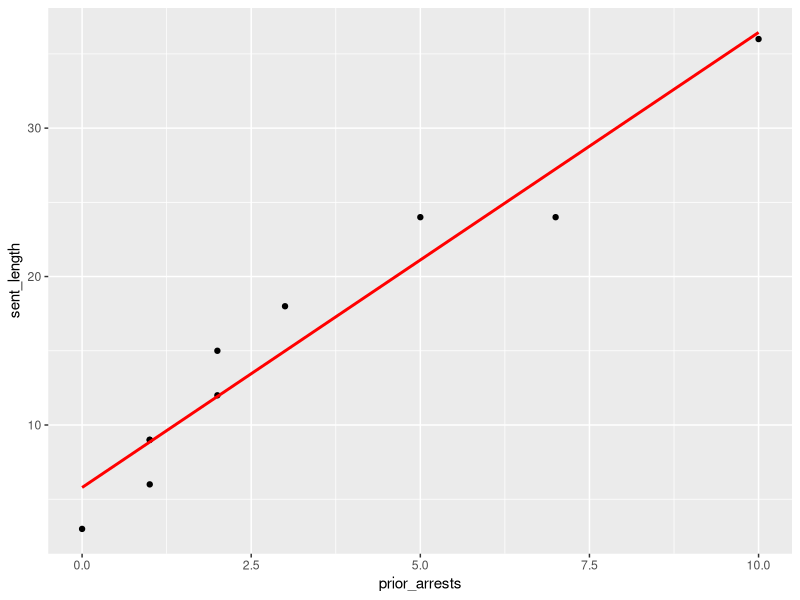
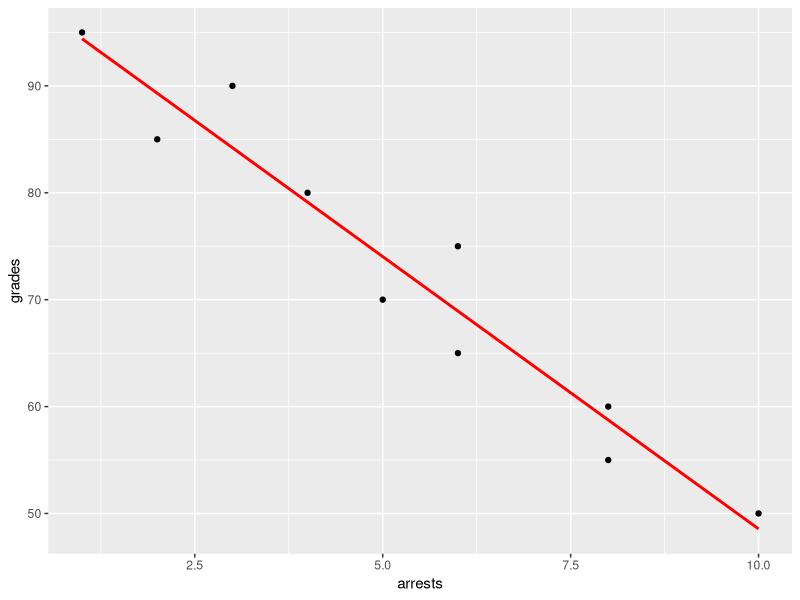
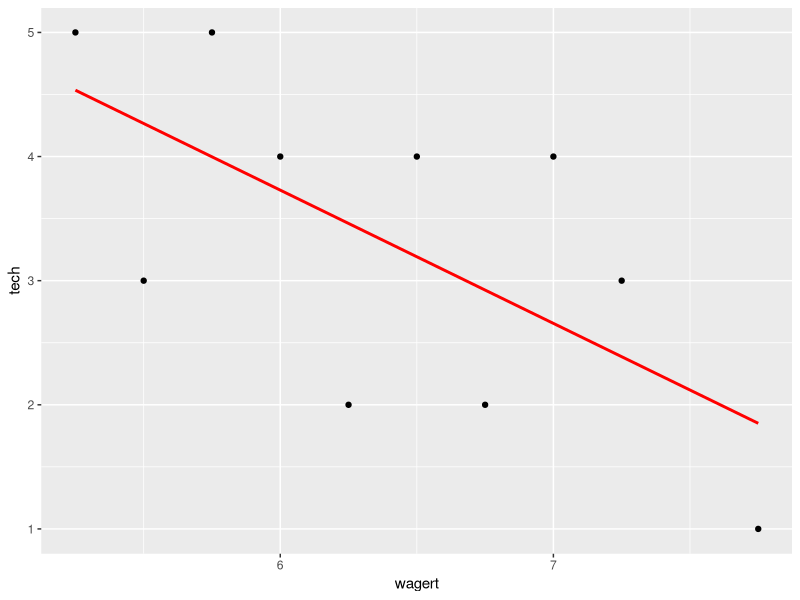

The R script that drew these images, in order:
## ---- chunk 1
knitr::opts_chunk$set(echo = FALSE, message=FALSE)
library(ggplot2)
## ---- chunk 2
reclength<-data.frame(prior_arrests<-c(0,1,1,1,2,2,3,5,7,10), 
                      sent_length<-c(3,6,9,9,12,15,18,24,24,36))
ggplot(data=reclength, aes(x=prior_arrests, y=sent_length)) +
  geom_point() + geom_smooth(method="lm", se=FALSE, color="red")
## ---- chunk 3
school<-data.frame(arrests<-c(10,8,8,6,5,6,4,2,3,1),
                   grades<-c(50,55,60,65,70,75,80,85,90,95))
ggplot(school, aes(x=arrests,y=grades))+
  geom_point()+stat_smooth(method=lm,se=FALSE,color="red")
## ---- chunk 4
wage_parole<-data.frame(wagert<-c(5.25,5.50,5.75,6.00,6.25,6.50,6.75,7.00,7.25,7.75), tech<-c(5,3,5,4,2,4,2,4,3,1))
ggplot(wage_parole,aes(x=wagert,y=tech))+
  geom_point()+stat_smooth(method=lm,se=FALSE,color="red")
## ---- chunk 5
wagert<-c(5.25,5.50,5.75,6.00,6.25,6.50,6.75,7.00,7.25,7.75)
tech<-c(5,3,5,4,2,4,2,4,3,1)
## ---- chunk 6
X_avg<-sum(wagert)/length(wagert)
Y_avg<-sum(tech)/length(tech)

X_sqrdev<-(wagert-X_avg)^2
Y_sqrdev<-(tech-Y_avg)^2

XY_cross<-(wagert-X_avg)*(tech-Y_avg)
## ---- chunk 7
XY_corr<-(sum(XY_cross)/sqrt(sum(X_sqrdev)*sum(Y_sqrdev)))
XY_slope<-sum(XY_cross)/sum(X_sqrdev)

XY_corr
XY_slope
## ---- chunk 8
Y_int<-Y_avg-(XY_slope*X_avg)

Y_hat<-Y_int+(XY_slope*wagert)
Yhat_sqrdev<-(tech-Y_hat)^2
reg_MSE<-sum(Yhat_sqrdev)/(length(tech)-2)
slope_std_err<-sqrt(reg_MSE/sum(X_sqrdev))
slope_std_err
## ---- chunk 9
cor.test(wagert,tech)
## ---- chunk 10
lm(tech~wagert)
